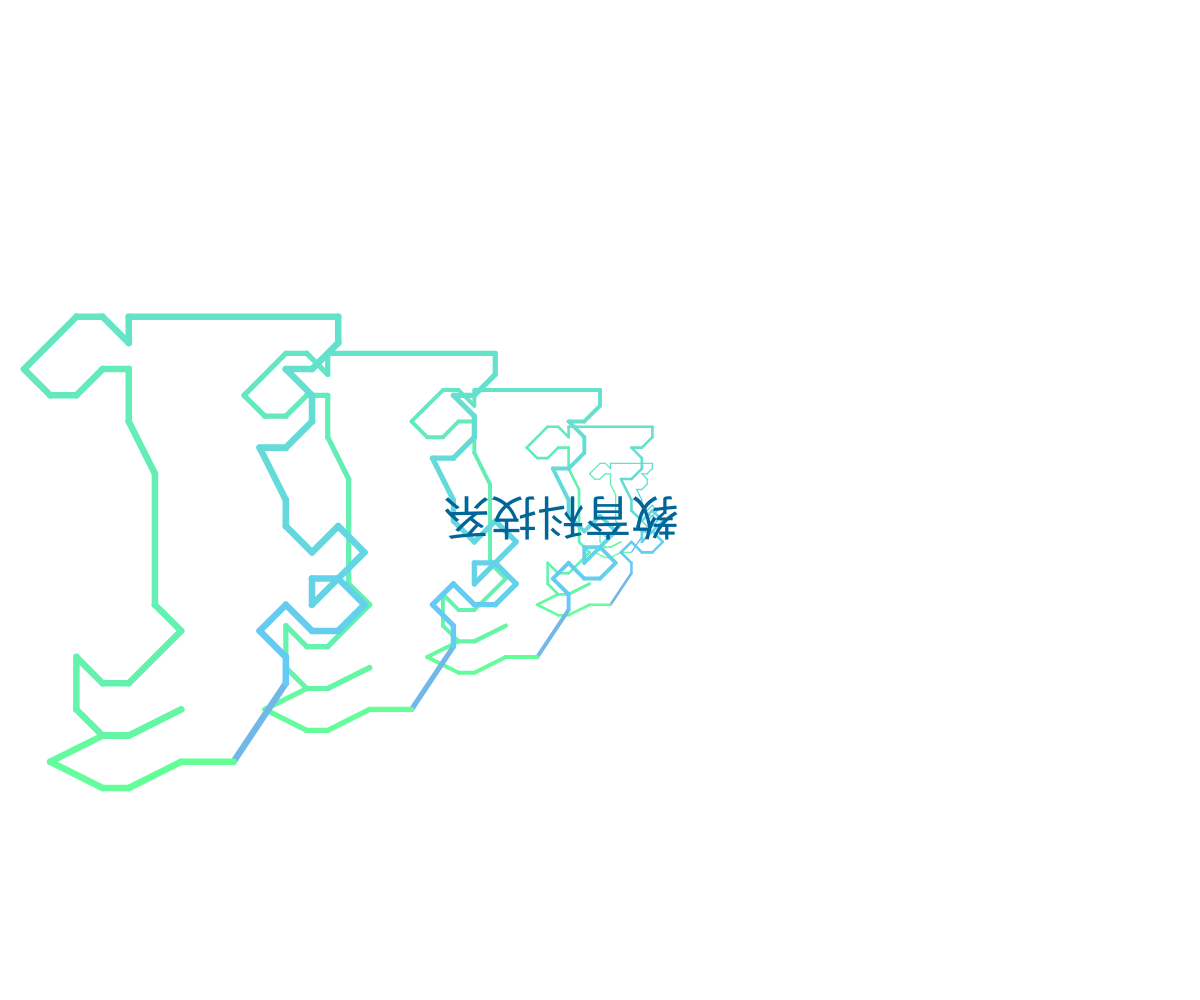
Frame 1 (no input)
Frame 60 (no input): identical to frame 1, image omitted
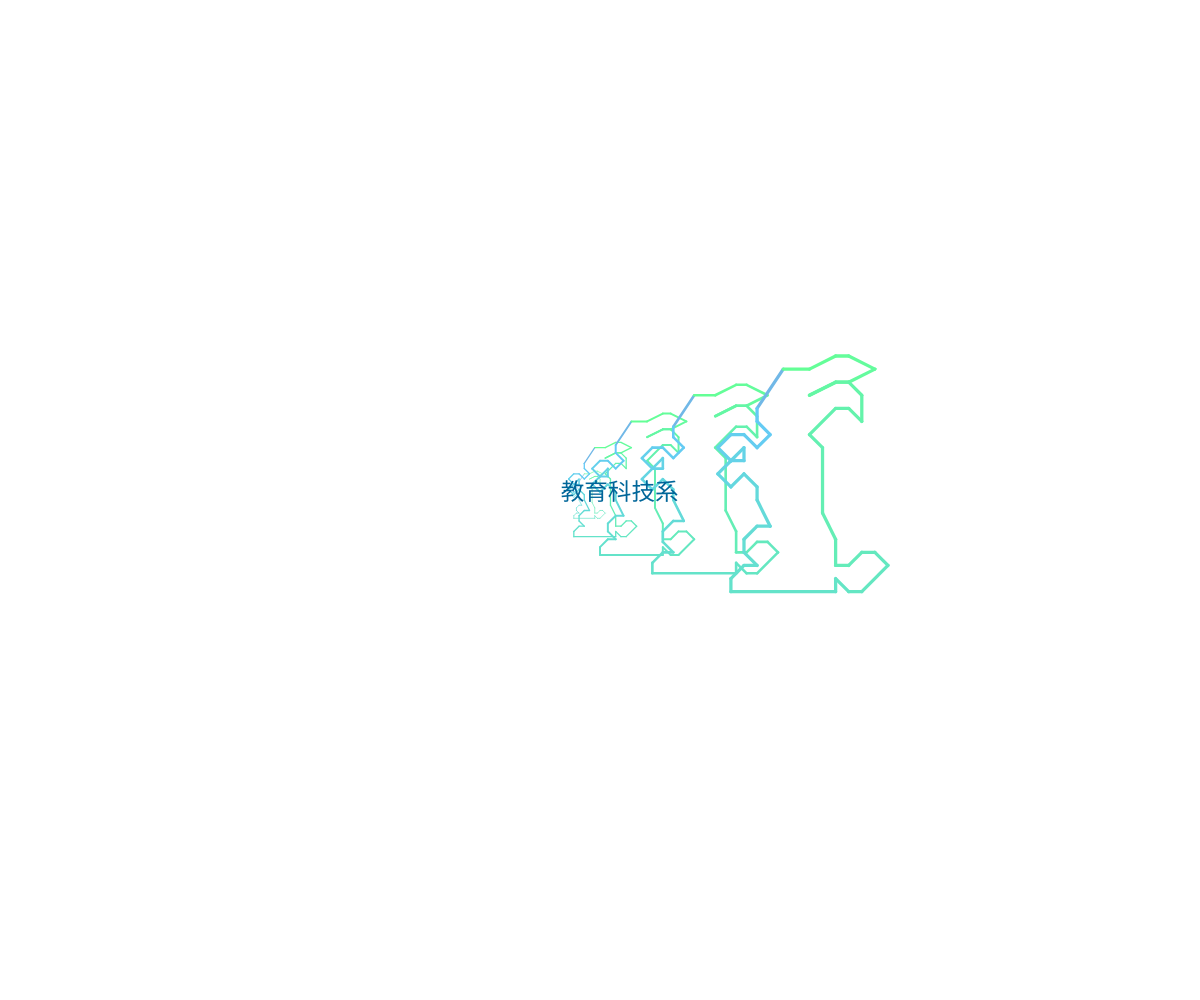
Frame 120 (the mouse pressed at the canvas centre since frame 60)

The p5.js sketch that drew these frames (run headless with seeded random() and noise() and a simulated clock; from frame 60 on, the mouse is pressed at the canvas centre):

// p5.js sketch
// ── sketch.js
let points = [[-1, 10], [1, 10], [3,11],[4,11],[6,10],[4,9],[3,9],[1,8],[3,9],[4,9],[5,8],[5,6],[4,7],[3,7],[1,5],[2,4],[2,-1],[3,-3],[3,-5],[4,-5],[5,-4],[6,-4],[7,-5],[5,-7],[4,-7],[3,-6],[3,-7],[-5,-7],[-5,-6],[-4,-5],[-3,-5],[-4,-4],[-4,-3],[-3,-2],[-2,-2],[-3,0],[-3,1],[-4,2],[-5,1],[-6,2],[-5,3],[-4,4],[-4,3],[-5,3],[-6,4],[-5,5],[-4,5],[-3,4],[-2,5],[-3,6],[-3,7]]; //list資料，兔子

function setup() {   //執行一次
  createCanvas(windowWidth, windowHeight); //畫布，寬為整個視窗的寬度，高度為整個視窗的高度
  for (let i = 0; i < points.length; i++) {
    for (let j = 0; j < points[i].length; j++) {
      points[i][j] = points[i][j] * 20;
    }
  }
}

function draw() {
  background(255);
  translate(width/2, height/2); //原本原點在左上角，利用這指令把原點放到視窗的中心
  scale(map(mouseX,0,width,-PI/2,PI))//往右圖案變大，往左變小
  for(let i=1;i<=5;i++){//畫五個兔子
  push();//儲存當前狀態
  scale(i/6);//設定縮放比例
  scale(1, -1);  //上下翻轉
  translate(-200+100*i,0)//設定位置
  strokeWeight(5);//線條粗細5
  let from =color(255,155,155)//兩顏色漸層
  let to =color(110,185,233)
  stroke(lerpColor(from,to,(points.length-1)/points.length));
  line(points[points.length-1][0], points[points.length-1][1], points[0][0], points[0][1]); //把最後一點與第一點的連線
  
  for (let j = 0; j < points.length-1; j++) {//漸層函數
    let from=color(100,300,150)
    let to =color(100,200,250)
    stroke(lerpColor(from,to,j/points.length));
    line(points[j][0], points[j][1], points[j+1][0], points[j+1][1]);
  }

  pop();//恢復畫布狀態
  }
  textSize(30)  //文字大小
  fill(0, 102, 153);  //設定顏色
  text("教育科技系",-50,0)  //顯示文字
}
